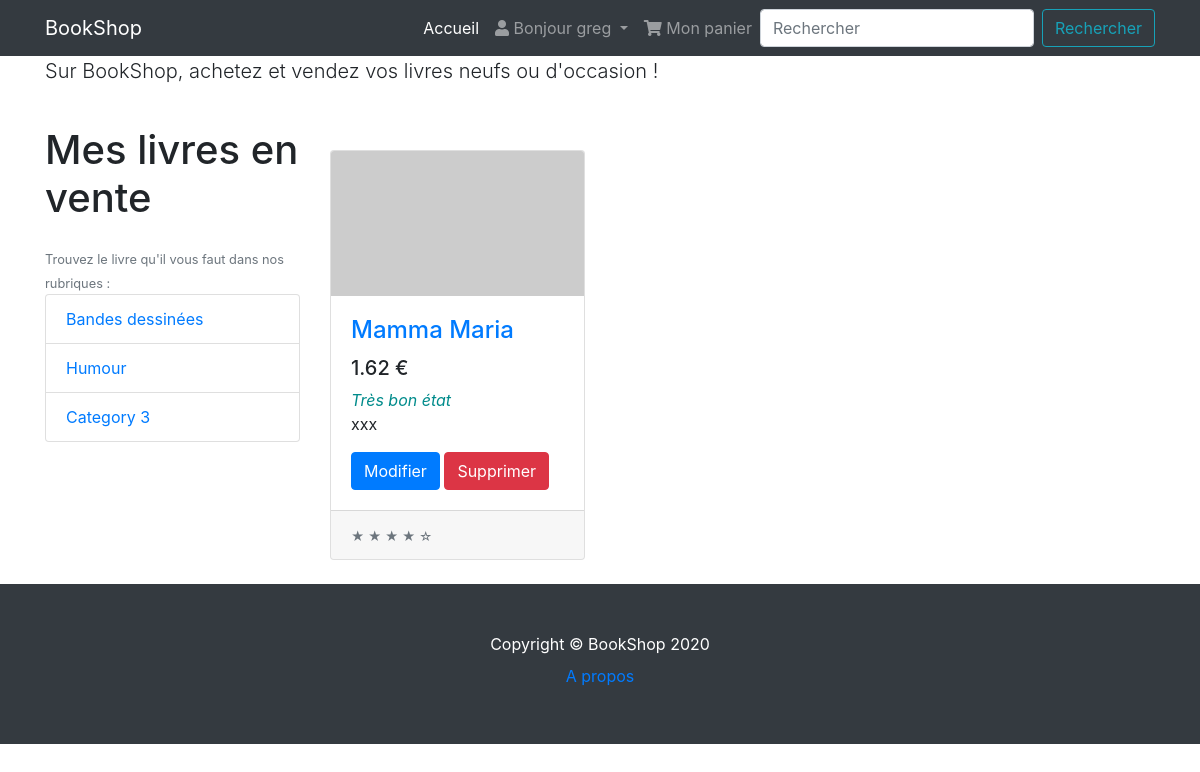
Before: /inventory (signed in) with the older database file.
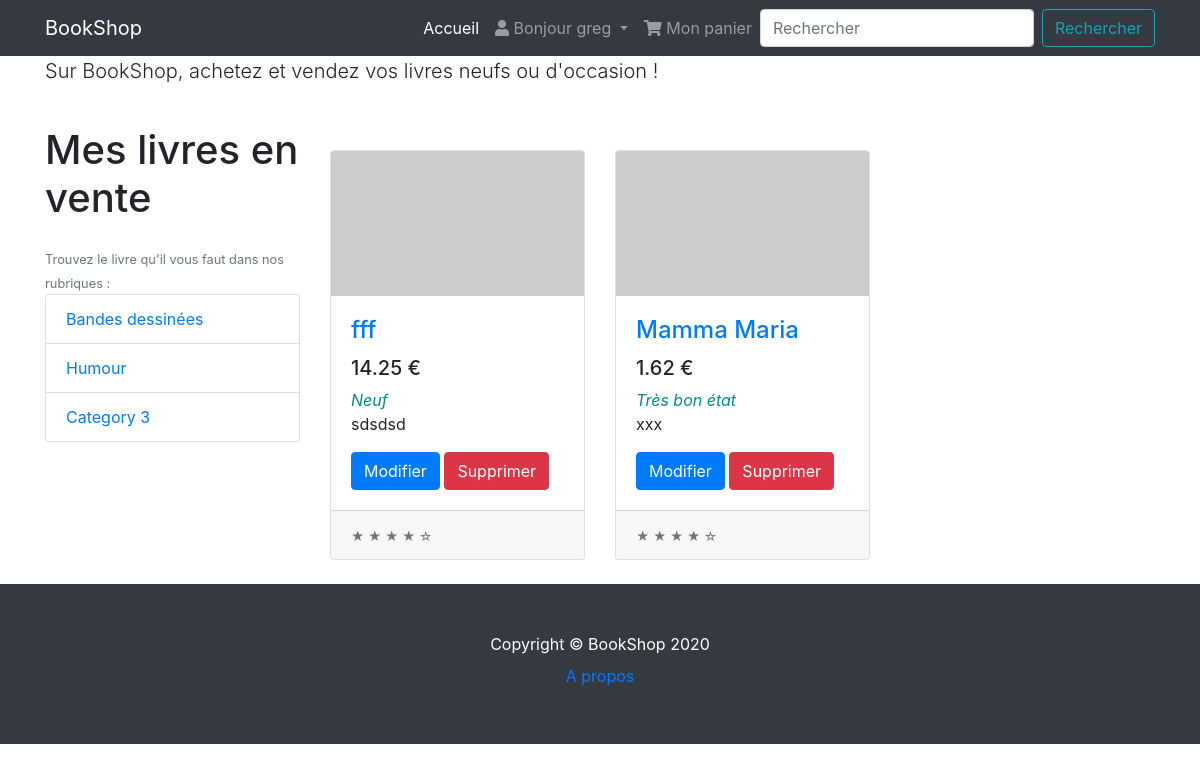
After: the same page with the newer database file.
### tables this page shows
CREATE TABLE user (
  id INTEGER PRIMARY KEY AUTOINCREMENT,
  username TEXT UNIQUE NOT NULL,
  password TEXT NOT NULL
);

CREATE TABLE product (
  id INTEGER PRIMARY KEY AUTOINCREMENT,
  author_id INTEGER NOT NULL,
  created TIMESTAMP NOT NULL DEFAULT CURRENT_TIMESTAMP,
  name TEXT NOT NULL,
  description TEXT NOT NULL,
  price DECIMAL (4,2) NOT NULL,
  state varchar (30) NOT NULL,
  FOREIGN KEY (author_id) REFERENCES user (id)
);

### book/product.py (the view)
@bp.route('/inventory')
@login_required
def inventory():
    user_id = session.get('user_id')
    db = get_db()
    products = db.execute(
        'SELECT p.id, name, description, price, state, created, author_id, username'
        ' FROM product p JOIN user u ON p.author_id = u.id'
        ' WHERE author_id = ?'
        ' ORDER BY created DESC'
        , (user_id,)
    ).fetchall()
    return render_template('product/inventory.html', products=products)

### book/auth.py (called while the page is built)
@bp.before_app_request
def load_logged_in_user():
    user_id = session.get('user_id')
    if user_id is None:
        g.user = None
    else:
        g.user = get_db().execute(
            'SELECT * FROM user WHERE id = ?', (user_id,)
        ).fetchone()

def login_required(view):
    @functools.wraps(view)
    def wrapped_view(**kwargs):
        if g.user is None:
            return redirect(url_for('auth.login'))
        return view(**kwargs)
    return wrapped_view

### book/db.py (called while the page is built)
def get_db():
    if 'db' not in g:
        g.db = sqlite3.connect(
            current_app.config['DATABASE'],
            detect_types=sqlite3.PARSE_DECLTYPES
        )
        g.db.row_factory = sqlite3.Row
    return g.db

### book/templates/product/inventory.html (shortened to what this page needs)
{% extends 'base.html' %}
{% block content %}
  <div class="container">
    <p class="lead">Sur BookShop, achetez et vendez vos livres neufs ou d'occasion !</p>
    <div class="row">
      <div class="col-lg-3">
        <h1 class="my-4">Mes livres en vente</h1>
        <small class="text-muted">Trouvez le livre qu'il vous faut dans nos rubriques :</small>
        <div class="list-group">
          <a href="#" class="list-group-item">Bandes dessinées</a>
          <a href="#" class="list-group-item">Humour</a>
          <a href="#" class="list-group-item">Category 3</a>
        </div>
      </div>
      <div class="col-lg-9">
        <br /><br />
        <div class="row">
          {% for product in products %}
          <div class="col-lg-4 col-md-6 mb-4">
            <div class="card h-100">
              <a href="#"><img class="card-img-top" src="http://placehold.it/700x400" alt=""></a>
              <div class="card-body">
                <h4 class="card-title">
                  <a href="#">{{ product['name'] }}</a>
                </h4>
                <h5>{{ product['price'] }} €</h5><span style="font-style: italic;color: darkcyan;">{{ product['state'] }}</span>
                <p class="card-text">{{ product['description'] | truncate(80) }}</p>
                    {% if g.user['id'] == product['author_id'] %}
                    <a class="btn btn-primary" href="{{ url_for('product.update', id=product['id']) }}">Modifier</a>
                    <a class="btn btn-danger" href="#">Supprimer</a>
                    {% endif %}
              </div>
              <div class="card-footer">
                <small class="text-muted">&#9733; &#9733; &#9733; &#9733; &#9734;</small>
              </div>
            </div>
          </div>
          {% endfor %}
        </div>
      </div>
    </div>
  </div>
{% endblock %}

### book/templates/base.html (shortened to what this page needs)
<!DOCTYPE html>
<html>
<head>
    <link rel="stylesheet" type="text/css" href="{{ url_for('static', filename='css/bootstrap.min.css') }}">
    <link rel="stylesheet" type="text/css" href="{{ url_for('static', filename='css/style.css') }}">
    <link rel="stylesheet" href="{{ url_for('static', filename='css/fontawesome.min.css') }}">
</head>
<body>
  <nav class="navbar navbar-expand-lg navbar-dark bg-dark fixed-top">
    <div class="container">
      <a class="navbar-brand" href="#">BookShop</a>
      <div class="collapse navbar-collapse" id="navbarResponsive">
        <ul class="navbar-nav ml-auto">
          <li class="nav-item active">
            <a class="nav-link" href="/">Accueil
            </a>
          </li>
        <li class="nav-item dropdown">
          <a class="nav-link dropdown-toggle" href="#" id="navbarDropdown" role="button" data-toggle="dropdown" aria-haspopup="true" aria-expanded="false">
            {% if g.user %}
            <i class="fas fa-user"></i> Bonjour {{ g.user['username'] }}
          </a>
          {% endif %}
        </li>
          <li class="nav-item">
            <a class="nav-link" href="#"><i class="fas fa-shopping-cart"></i> Mon panier</a>
          </li>
        </ul>
          <form class="form-inline my-2 my-lg-0">
          <input class="form-control mr-sm-2" type="search" placeholder="Rechercher" aria-label="Search">
          <button class="btn btn-outline-info my-2 my-sm-0" type="submit">Rechercher</button>
          </form>
      </div>
    </div>
  </nav>
    {% block content %}{% endblock %}
  <footer class="py-5 bg-dark">
    <div class="container">
      <p class="m-0 text-center text-white">Copyright &copy; BookShop 2020</p>
            <a class="nav-link text-center" href="/about">A propos</a>
    </div>
  </footer>
</body>
</html>

### book/static/css/style.css (style rules this page uses)
body { padding-top: 56px; }

Changed rows visible on the page:
added product: name "fff", price "14.25", state "Neuf", description "sdsdsd"
